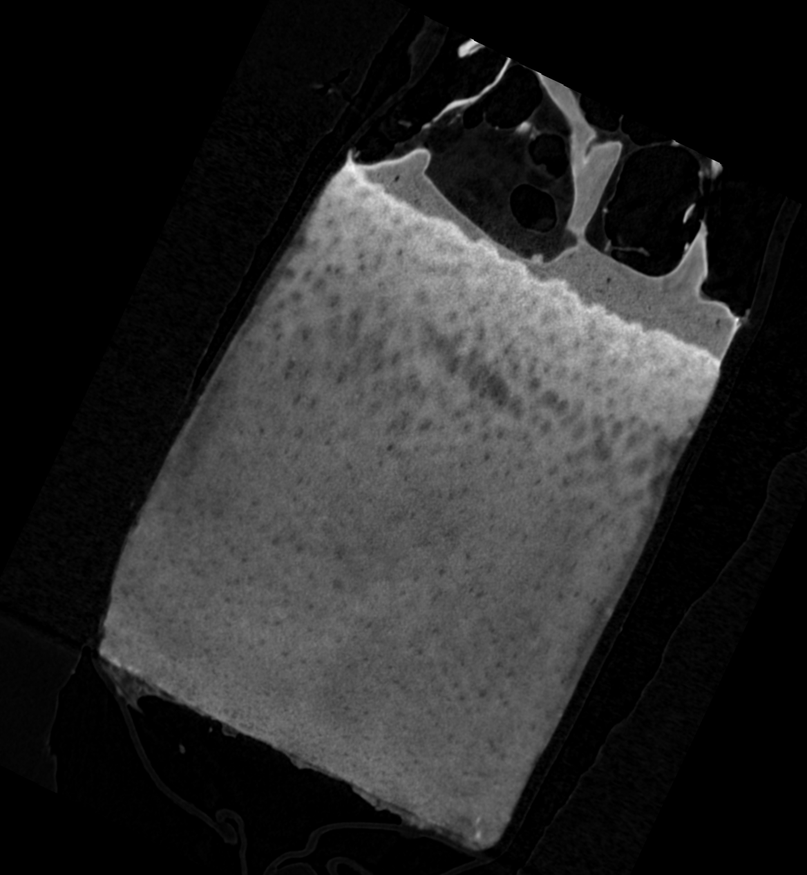
#> input picture OrientSample/reference.png, 807 x 875 px, shrunk from 1168 x 1266 before the run
$ python -i clustering.py   (imports and definitions only)   (older library calls are emulated)
#> lines starting #> are read from the running program, lines starting #| are printed output that depends on the picture; after the words box and inside, x2 and y2 are one past the last pixel; in counts of white or black regions, pixels touching at a corner belong together
#> further down, picture is the input picture: shape (875, 807, 3); min 0, max 246, mean 40
import numpy as np
import matplotlib.pyplot as plt
import matplotlib.patches as patches
import cv2
from scipy.ndimage import zoom
from scipy.signal import medfilt
from sklearn.utils import shuffle
from sklearn.cluster import KMeans, spectral_clustering
from sklearn.feature_extraction import image as im
from skimage import segmentation

# [2 lines not run here, left out]


# [53 lines left out: functions segment_clusters, kmeans, spectral_clusters_scikit, not called in this run]


def kmeans_opencv(image, clusters=3, scale=True, kernel_median=5, kernel_morph=3, limit=4, method='loop'):
    """
    Calculates bone mask from PTA images
    :param image: input 2D image
    :param clusters: Number of clusters
    :param scale: Output either uint8 (True) or bool (False)
    :param kernel_median: Kernel size for median filter
    :param kernel_morph: Kernel size for erosion/dilation
    :param limit: Limit for setting background relative to deep cartilage layer.
    :param method: Clustering method. Use loop or filling method.
    :return: Bone mask
    """
#> called with clusters = 3, scale = True, kernel_median = 5, kernel_morph = 3, limit = 4, method = 'loop'
    # Image dimensions
    dims = image.shape
#> dims = (875, 807, 3)

    # Median filter
    image = medfilt(image, kernel_size=kernel_median)

    # Reshape image
    image_vector = image.flatten()
    image_vector = np.float32(image_vector)

    # Clustering
    criteria = (cv2.TERM_CRITERIA_EPS + cv2.TERM_CRITERIA_MAX_ITER,
                10, 1)
    _, labels, center = cv2.kmeans(image_vector, clusters, None,
                                   criteria, 10, cv2.KMEANS_RANDOM_CENTERS)
#> center = [2.11, 85.48, 140.9]

    # Get maximum label (deep cartilage)
    center_sort = np.sort(center, 0)
#> center_sort = [2.11, 85.48, 140.9]
    val = center_sort[clusters - 1]  # Get max value
#> val = [140.9]
    ind = list(center).index(val)  # Index related to value
#> ind = 2
    label = labels == ind  # Mask matching with index
    result = label.flatten()
    image = np.array(result.reshape(image.shape)).astype(np.uint8)
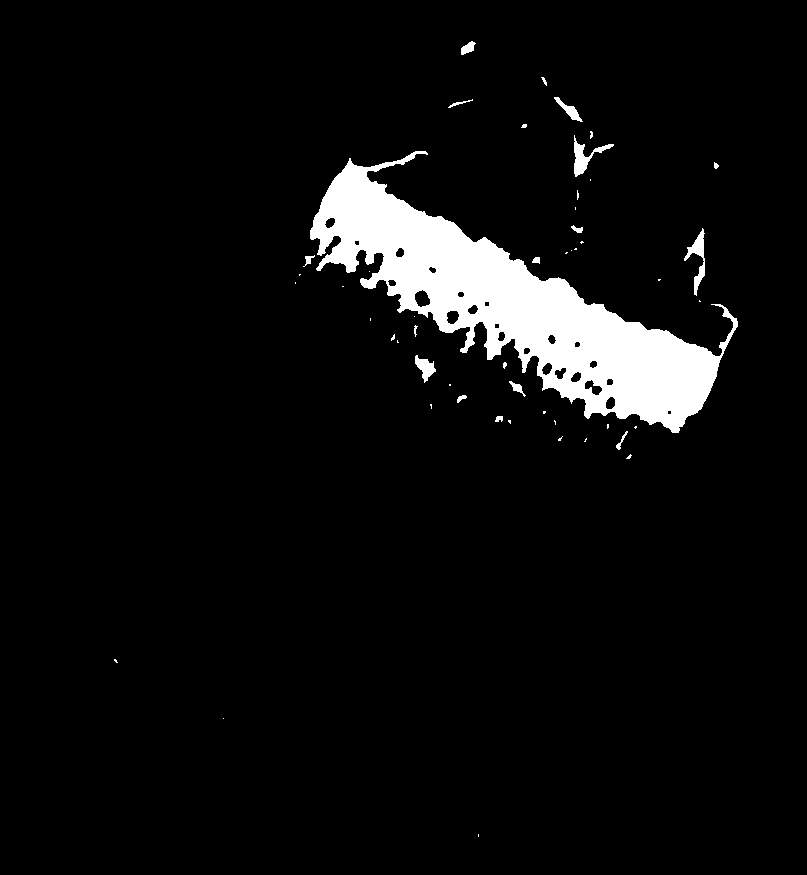
#> image: shape (875, 807, 3); values 0 (black) and 1 (white), 5.6% white; 50 white regions (32 under 20 px), largest, box (x1, y1, x2, y2) and area: (310, 151, 738, 433) 37416, (574, 135, 614, 177) 473, (684, 228, 705, 296) 462

    # Get second largest label (bone mask)
    val = center_sort[clusters - 2]  # Get second largest value
#> val = [85.48]
    ind = list(center).index(val)  # Index related to value
#> ind = 1
    label = labels == ind  # Mask matching with index
    result = label.flatten()
    bone_mask = np.array(result.reshape(image.shape)) * 255
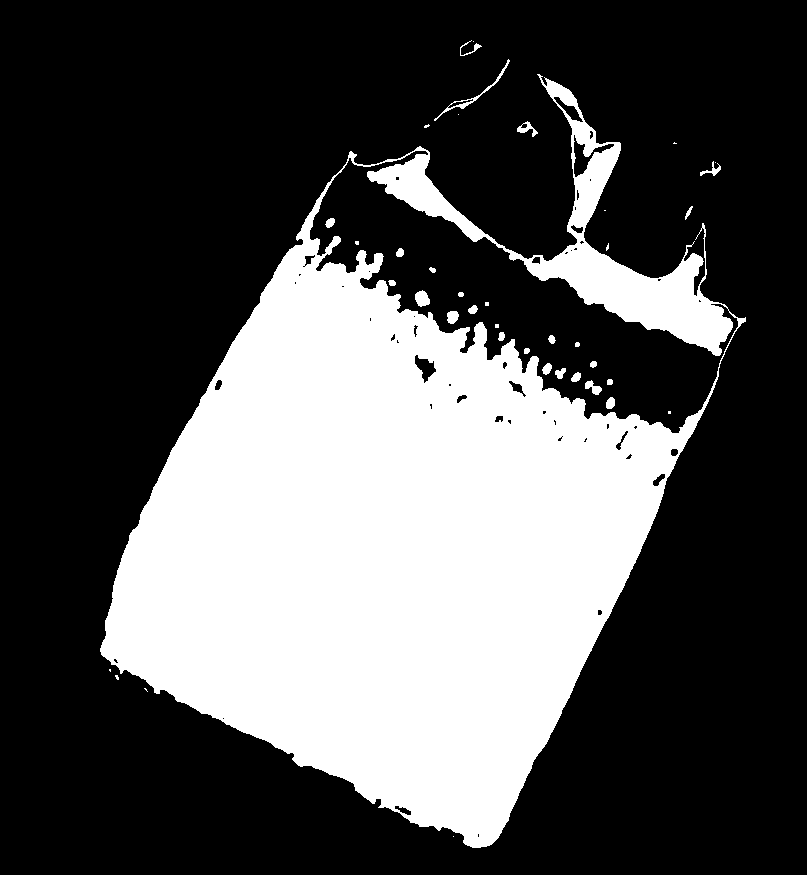
#> bone_mask: shape (875, 807, 3) int64; 32.2% white; 40 white regions (15 under 20 px), largest, box (x1, y1, x2, y2) and area: (100, 74, 746, 848) 225626, (434, 59, 510, 121) 275, (415, 290, 430, 307) 182

    # Threshold and create Mat
    _, mask = cv2.threshold(image, thresh=0.5, maxval=1, type=0)
    # All contours
#> (the run stopped early here; a loop or call above may not have finished)
